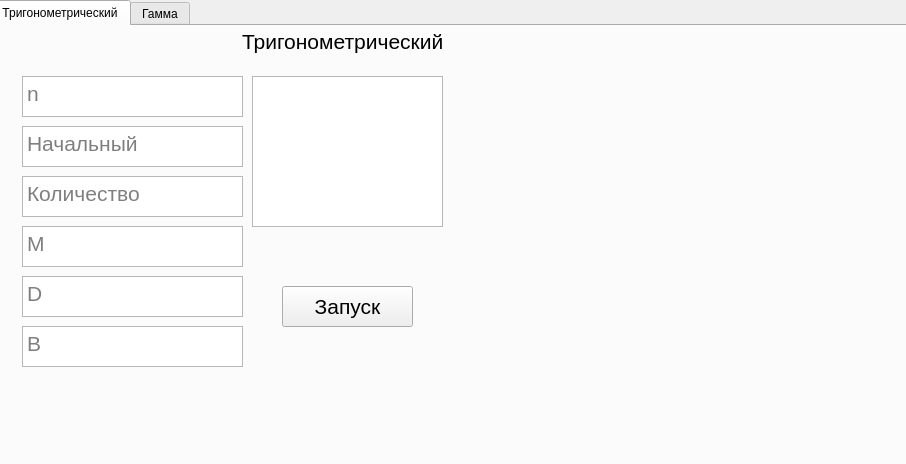
<?xml version="1.0" encoding="UTF-8"?>
<ui version="4.0">
 <class>Form</class>
 <widget class="QWidget" name="Form">
  <property name="geometry">
   <rect>
    <x>0</x>
    <y>0</y>
    <width>906</width>
    <height>464</height>
   </rect>
  </property>
  <property name="windowTitle">
   <string>Form</string>
  </property>
  <widget class="QTabWidget" name="tabWidget">
   <property name="geometry">
    <rect>
     <x>-10</x>
     <y>0</y>
     <width>921</width>
     <height>501</height>
    </rect>
   </property>
   <property name="currentIndex">
    <number>0</number>
   </property>
   <widget class="QWidget" name="tab_3">
    <attribute name="title">
     <string>Тригонометрический</string>
    </attribute>
    <widget class="QTextEdit" name="txtN">
     <property name="geometry">
      <rect>
       <x>30</x>
       <y>50</y>
       <width>221</width>
       <height>41</height>
      </rect>
     </property>
     <property name="font">
      <font>
       <pointsize>16</pointsize>
      </font>
     </property>
     <property name="placeholderText">
      <string>n</string>
     </property>
    </widget>
    <widget class="QTextEdit" name="txtInit">
     <property name="geometry">
      <rect>
       <x>30</x>
       <y>100</y>
       <width>221</width>
       <height>41</height>
      </rect>
     </property>
     <property name="font">
      <font>
       <pointsize>16</pointsize>
      </font>
     </property>
     <property name="placeholderText">
      <string>Начальный</string>
     </property>
    </widget>
    <widget class="QTextEdit" name="txtSize">
     <property name="geometry">
      <rect>
       <x>30</x>
       <y>150</y>
       <width>221</width>
       <height>41</height>
      </rect>
     </property>
     <property name="font">
      <font>
       <pointsize>16</pointsize>
      </font>
     </property>
     <property name="placeholderText">
      <string>Количество</string>
     </property>
    </widget>
    <widget class="QLabel" name="lblTrig">
     <property name="geometry">
      <rect>
       <x>250</x>
       <y>-10</y>
       <width>241</width>
       <height>51</height>
      </rect>
     </property>
     <property name="font">
      <font>
       <pointsize>16</pointsize>
      </font>
     </property>
     <property name="text">
      <string>Тригонометрический</string>
     </property>
    </widget>
    <widget class="QListView" name="listView">
     <property name="geometry">
      <rect>
       <x>260</x>
       <y>50</y>
       <width>191</width>
       <height>151</height>
      </rect>
     </property>
    </widget>
    <widget class="QWidget" name="verticalLayoutWidget">
     <property name="geometry">
      <rect>
       <x>470</x>
       <y>40</y>
       <width>431</width>
       <height>381</height>
      </rect>
     </property>
     <layout class="QVBoxLayout" name="verticalLayout"/>
    </widget>
    <widget class="QTextEdit" name="txtM">
     <property name="geometry">
      <rect>
       <x>30</x>
       <y>200</y>
       <width>221</width>
       <height>41</height>
      </rect>
     </property>
     <property name="font">
      <font>
       <pointsize>16</pointsize>
      </font>
     </property>
     <property name="placeholderText">
      <string>M</string>
     </property>
    </widget>
    <widget class="QTextEdit" name="txtD">
     <property name="geometry">
      <rect>
       <x>30</x>
       <y>250</y>
       <width>221</width>
       <height>41</height>
      </rect>
     </property>
     <property name="font">
      <font>
       <pointsize>16</pointsize>
      </font>
     </property>
     <property name="readOnly">
      <bool>true</bool>
     </property>
     <property name="placeholderText">
      <string>D</string>
     </property>
    </widget>
    <widget class="QTextEdit" name="txtB">
     <property name="geometry">
      <rect>
       <x>30</x>
       <y>300</y>
       <width>221</width>
       <height>41</height>
      </rect>
     </property>
     <property name="font">
      <font>
       <pointsize>16</pointsize>
      </font>
     </property>
     <property name="readOnly">
      <bool>true</bool>
     </property>
     <property name="placeholderText">
      <string>B</string>
     </property>
    </widget>
    <widget class="QPushButton" name="btnRunTrig">
     <property name="geometry">
      <rect>
       <x>290</x>
       <y>260</y>
       <width>131</width>
       <height>41</height>
      </rect>
     </property>
     <property name="font">
      <font>
       <pointsize>16</pointsize>
      </font>
     </property>
     <property name="text">
      <string>Запуск</string>
     </property>
    </widget>
   </widget>
   <widget class="QWidget" name="tab_4">
    <attribute name="title">
     <string>Гамма</string>
    </attribute>
    <widget class="QLabel" name="lblGamma">
     <property name="geometry">
      <rect>
       <x>350</x>
       <y>10</y>
       <width>241</width>
       <height>51</height>
      </rect>
     </property>
     <property name="font">
      <font>
       <pointsize>16</pointsize>
      </font>
     </property>
     <property name="text">
      <string>Гамма</string>
     </property>
    </widget>
    <widget class="QWidget" name="verticalLayoutWidget_2">
     <property name="geometry">
      <rect>
       <x>470</x>
       <y>50</y>
       <width>431</width>
       <height>381</height>
      </rect>
     </property>
     <layout class="QVBoxLayout" name="verticalLayoutGamma"/>
    </widget>
    <widget class="QTextEdit" name="txtM_2">
     <property name="geometry">
      <rect>
       <x>30</x>
       <y>210</y>
       <width>221</width>
       <height>41</height>
      </rect>
     </property>
     <property name="font">
      <font>
       <pointsize>16</pointsize>
      </font>
     </property>
     <property name="placeholderText">
      <string>M</string>
     </property>
    </widget>
    <widget class="QTextEdit" name="txtSize2">
     <property name="geometry">
      <rect>
       <x>30</x>
       <y>160</y>
       <width>221</width>
       <height>41</height>
      </rect>
     </property>
     <property name="font">
      <font>
       <pointsize>16</pointsize>
      </font>
     </property>
     <property name="placeholderText">
      <string>Количество</string>
     </property>
    </widget>
    <widget class="QTextEdit" name="txtD_2">
     <property name="geometry">
      <rect>
       <x>30</x>
       <y>260</y>
       <width>221</width>
       <height>41</height>
      </rect>
     </property>
     <property name="font">
      <font>
       <pointsize>16</pointsize>
      </font>
     </property>
     <property name="readOnly">
      <bool>true</bool>
     </property>
     <property name="placeholderText">
      <string>D</string>
     </property>
    </widget>
    <widget class="QTextEdit" name="txtScale">
     <property name="geometry">
      <rect>
       <x>30</x>
       <y>110</y>
       <width>221</width>
       <height>41</height>
      </rect>
     </property>
     <property name="font">
      <font>
       <pointsize>16</pointsize>
      </font>
     </property>
     <property name="placeholderText">
      <string>Scale</string>
     </property>
    </widget>
    <widget class="QTextEdit" name="txtShape">
     <property name="geometry">
      <rect>
       <x>30</x>
       <y>60</y>
       <width>221</width>
       <height>41</height>
      </rect>
     </property>
     <property name="font">
      <font>
       <pointsize>16</pointsize>
      </font>
     </property>
     <property name="placeholderText">
      <string>Shape</string>
     </property>
    </widget>
    <widget class="QTextEdit" name="txtB_2">
     <property name="geometry">
      <rect>
       <x>30</x>
       <y>310</y>
       <width>221</width>
       <height>41</height>
      </rect>
     </property>
     <property name="font">
      <font>
       <pointsize>16</pointsize>
      </font>
     </property>
     <property name="readOnly">
      <bool>true</bool>
     </property>
     <property name="placeholderText">
      <string>B</string>
     </property>
    </widget>
    <widget class="QListView" name="listViewGamma">
     <property name="geometry">
      <rect>
       <x>260</x>
       <y>60</y>
       <width>191</width>
       <height>151</height>
      </rect>
     </property>
    </widget>
    <widget class="QPushButton" name="btnRun">
     <property name="geometry">
      <rect>
       <x>300</x>
       <y>260</y>
       <width>131</width>
       <height>41</height>
      </rect>
     </property>
     <property name="font">
      <font>
       <pointsize>16</pointsize>
      </font>
     </property>
     <property name="text">
      <string>Запуск</string>
     </property>
    </widget>
   </widget>
  </widget>
 </widget>
 <resources/>
 <connections/>
</ui>
